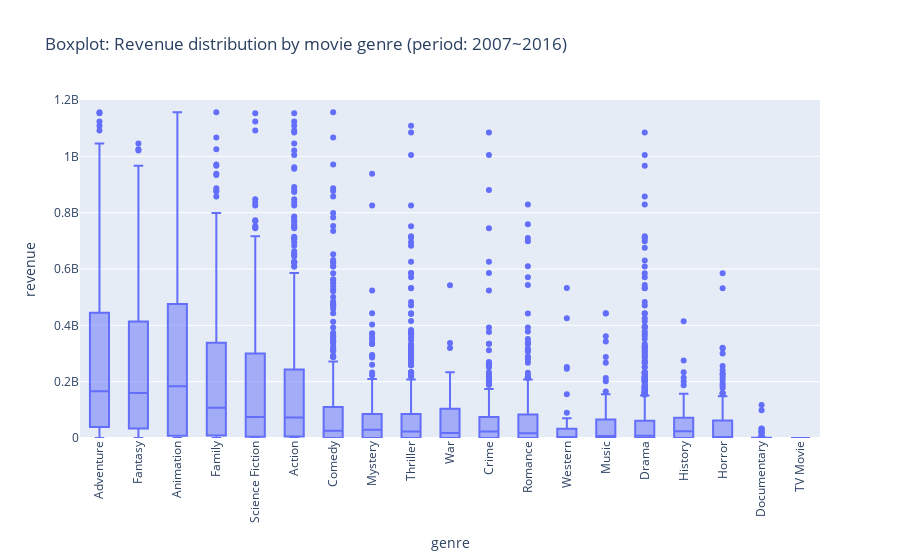
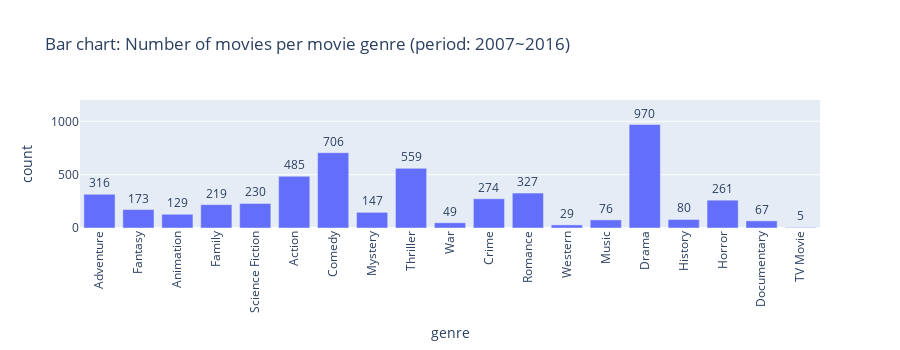

Notebook code for these charts, in order:
### Code cell
# Compare revenue distribution of different genres 
fig = px.box(df_revenue_by_genre, x="genre", y="revenue", range_y=[0, 1200000000],
             title="Boxplot: Revenue distribution by movie genre (period: 2007~2016)",
             category_orders={"genre": df_mean_revenue_by_genre["genre"]})
fig.update_xaxes(tickangle=270)
fig.show()

# Number of movies in each genre
df_genre_cnt = df_revenue_by_genre["genre"].value_counts().reset_index()
fig = px.bar(df_genre_cnt, x="genre", y="count", text="count", height=350, range_y=[0, 1200],
             title="Bar chart: Number of movies per movie genre (period: 2007~2016)",
             category_orders={"genre": df_mean_revenue_by_genre["genre"]})
fig.update_traces(textposition="outside")
fig.update_xaxes(tickangle=270)
fig.show()

### Figure 1 — Plotly figure (JSON) as saved in the notebook; plotly's stock layout.template omitted (floating-point values rounded to 4 significant figures; data arrays with more than 128 entries replaced by an {"elided": "..."} marker saying what was removed)
{"data": [{"alignmentgroup": "True", "hovertemplate": "genre=%{x}<br>revenue=%{y}<extra></extra>", "legendgroup": "", "marker": {"color": "#636efa"}, "name": "", "notched": false, "offsetgroup": "", "orientation": "v", "showlegend": false, "type": "box", "x": {"elided": "5102 str values"}, "x0": " ", "xaxis": "x", "y": {"elided": "5102 int values"}, "y0": " ", "yaxis": "y"}], "layout": {"boxmode": "group", "legend": {"tracegroupgap": 0}, "title": {"text": "Boxplot: Revenue distribution by movie genre (period: 2007~2016)"}, "xaxis": {"anchor": "y", "categoryarray": ["Adventure", "Fantasy", "Animation", "Family", "Science Fiction", "Action", "Comedy", "Mystery", "Thriller", "War", "Crime", "Romance", "Western", "Music", "Drama", "History", "Horror", "Documentary", "TV Movie"], "categoryorder": "array", "domain": [0, 1], "tickangle": -90, "title": {"text": "genre"}}, "yaxis": {"anchor": "x", "domain": [0, 1], "range": [0, 1200000000], "title": {"text": "revenue"}}}}

### Figure 2 — Plotly figure (JSON) as saved in the notebook; plotly's stock layout.template omitted (floating-point values rounded to 4 significant figures)
{"data": [{"alignmentgroup": "True", "hovertemplate": "genre=%{x}<br>count=%{text}<extra></extra>", "legendgroup": "", "marker": {"color": "#636efa", "pattern": {"shape": ""}}, "name": "", "offsetgroup": "", "orientation": "v", "showlegend": false, "text": [970, 706, 559, 485, 327, 316, 274, 261, 230, 219, 173, 147, 129, 80, 76, 67, 49, 29, 5], "textposition": "outside", "type": "bar", "x": ["Drama", "Comedy", "Thriller", "Action", "Romance", "Adventure", "Crime", "Horror", "Science Fiction", "Family", "Fantasy", "Mystery", "Animation", "History", "Music", "Documentary", "War", "Western", "TV Movie"], "xaxis": "x", "y": [970, 706, 559, 485, 327, 316, 274, 261, 230, 219, 173, 147, 129, 80, 76, 67, 49, 29, 5], "yaxis": "y"}], "layout": {"barmode": "relative", "height": 350, "legend": {"tracegroupgap": 0}, "title": {"text": "Bar chart: Number of movies per movie genre (period: 2007~2016)"}, "xaxis": {"anchor": "y", "categoryarray": ["Adventure", "Fantasy", "Animation", "Family", "Science Fiction", "Action", "Comedy", "Mystery", "Thriller", "War", "Crime", "Romance", "Western", "Music", "Drama", "History", "Horror", "Documentary", "TV Movie"], "categoryorder": "array", "domain": [0, 1], "tickangle": -90, "title": {"text": "genre"}}, "yaxis": {"anchor": "x", "domain": [0, 1], "range": [0, 1200], "title": {"text": "count"}}}}
